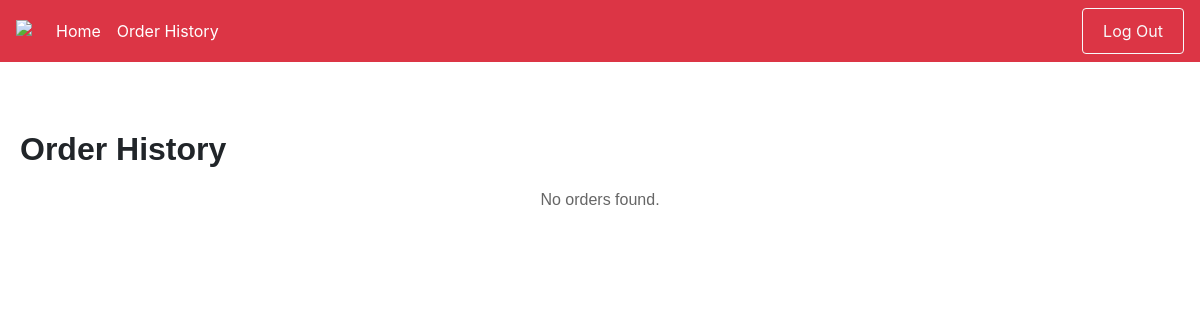
Before: /users/ord-history (signed in) with the older database file.
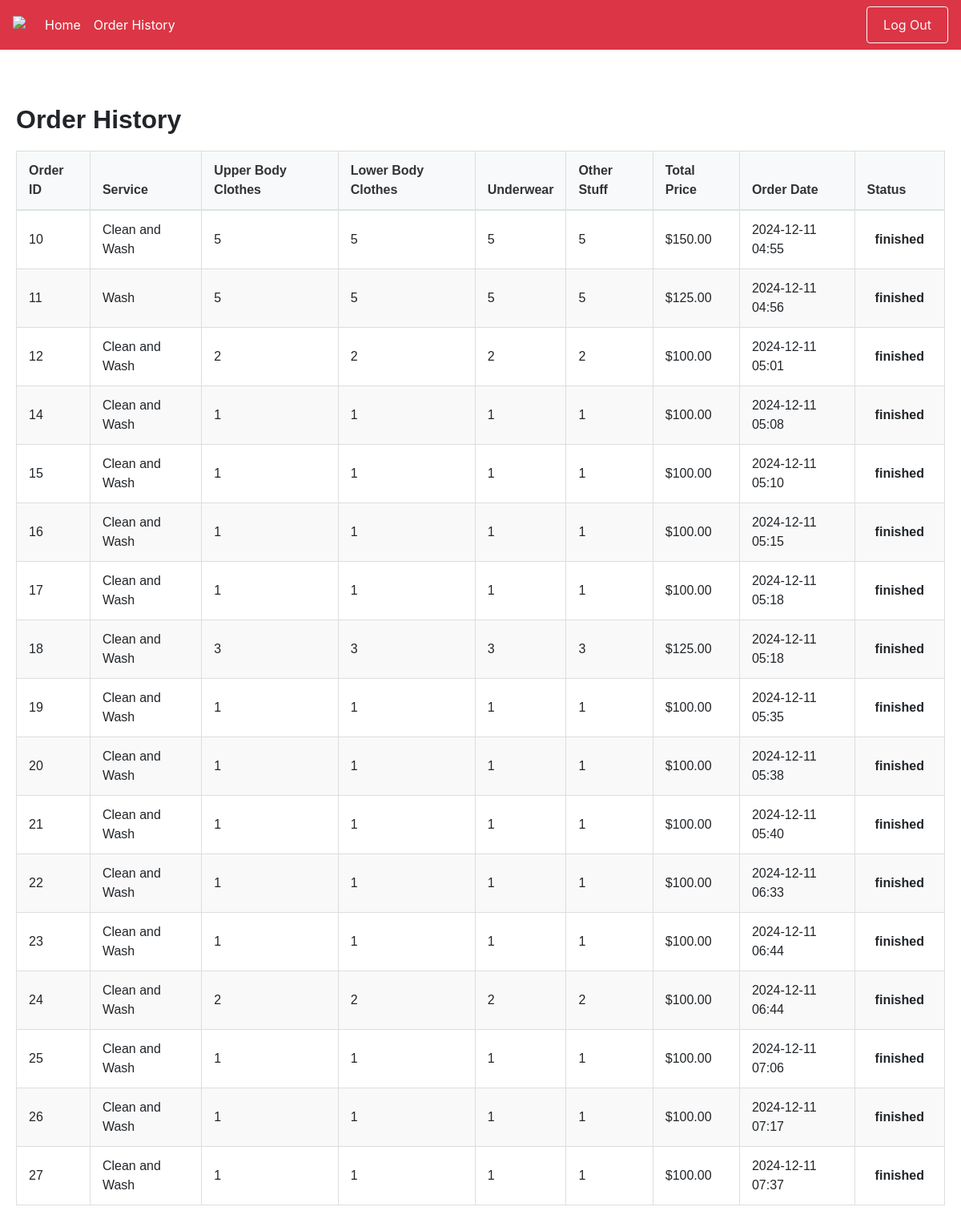
After: the same page with the newer database file.
### users/models.py (models this page shows, shortened)
class Order(models.Model):
    STATUS_CHOICES = [
        ('looking_for_driver', 'Looking for Driver'),
        ('driver_on_the_way_to_pickup', 'Driver on the way to pickup'),
        ('driver_on_the_way_to_laundry', 'Driver on the way to laundry'),
        ('laundry_received', 'Laundry received'),
        ('laundry_cleaning', 'Laundry cleaning'),
        ('driver_on_the_way_to_customer', 'Driver on the way to customer'),
        ('delivered', 'Delivered'),
        ('finished', 'Finished'),
    ]
    user = models.ForeignKey(User, on_delete=models.CASCADE, null=False)
    phone_number = models.CharField(max_length=30, null=True)
    ordered_from_business = models.ForeignKey(Business, on_delete=models.CASCADE, null=False)
    service = models.ForeignKey(Service, on_delete=models.CASCADE, null=False)
    driver = models.ForeignKey(Driver, on_delete=models.CASCADE, null=True)
    upper_body_clothes = models.IntegerField(default=0)
    lower_body_clothes = models.IntegerField(default=0)
    underwear = models.IntegerField(default=0)
    other_stuff = models.IntegerField(default=0)
    order_date = models.DateTimeField(auto_now_add=True)
    total_price = models.DecimalField(max_digits=10, decimal_places=2, default=0.00)
    created_at = models.DateTimeField(default=timezone.now)
    status = models.CharField(max_length=50, choices=STATUS_CHOICES, default='looking_for_driver')

class Service(models.Model):
    business = models.ForeignKey(Business, on_delete=models.CASCADE, related_name="service_business")
    service_name = models.CharField(max_length=100)
    description = models.CharField(max_length=200)
    light_tendency_price = models.FloatField(default=0)
    light_tendency_minimum = models.FloatField(default=0)
    light_tendency_maximum = models.FloatField(default=0)
    medium_tendency_price = models.FloatField(default=0)
    medium_tendency_minimum = models.FloatField(default=0)
    medium_tendency_maximum = models.FloatField(default=0)
    heavy_tendency_price = models.FloatField(default=0)
    heavy_tendency_minimum = models.FloatField(default=0)
    heavy_tendency_maximum = models.FloatField(default=0)

### users/views.py (the view)
# urls.py: path('ord-history', views.ord_history, name='ord-history'),
def ord_history(request):
    if request.user.is_authenticated:
        orders = Order.objects.filter(user=request.user, status='finished')  # Filter orders for the logged-in user
    else:
        orders = []  # No orders if the user is not authenticated
    return render(request, 'users/ord-history.html', {'orders': orders})

### users/templates/users/ord-history.html (shortened to what this page needs)
{% extends 'users/baseCustomer.html' %}
{% block content %}
<div class="container mt-5">
    <h2>Order History</h2>
    {% if orders %}
        <table class="table">
            <thead>
                <tr>
                    <th>Order ID</th>
                    <th>Service</th>
                    <th>Upper Body Clothes</th>
                    <th>Lower Body Clothes</th>
                    <th>Underwear</th>
                    <th>Other Stuff</th>
                    <th>Total Price</th>
                    <th>Order Date</th>
                    <th>Status</th>
                </tr>
            </thead>
            <tbody>
                {% for order in orders %}
                    <tr>
                        <td>{{ order.id }}</td>
                        <td>{{ order.service.service_name }}</td>
                        <td>{{ order.upper_body_clothes }}</td>
                        <td>{{ order.lower_body_clothes }}</td>
                        <td>{{ order.underwear }}</td>
                        <td>{{ order.other_stuff }}</td>
                        <td>${{ order.total_price }}</td>
                        <td>{{ order.created_at|date:"Y-m-d H:i" }}</td>
                        <td>
                            <span class="status
                                ">
                                {{ order.status }}
                            </span>
                        </td>
                    </tr>
                {% endfor %}
            </tbody>
        </table>
    {% else %}
        <p>No orders found.</p>
    {% endif %}
</div>
{% endblock %}

Changed rows visible on the page:
added Order: id "10", service.service_name "Clean and Wash", upper_body_clothes "5", lower_body_clothes "5", underwear "5", other_stuff "5", total_price "150.00", created_at "2024-12-11 04:55", status "finished"
added Order: id "11", service.service_name "Wash", upper_body_clothes "5", lower_body_clothes "5", underwear "5", other_stuff "5", total_price "125.00", created_at "2024-12-11 04:56", status "finished"
added Order: id "12", service.service_name "Clean and Wash", upper_body_clothes "2", lower_body_clothes "2", underwear "2", other_stuff "2", total_price "100.00", created_at "2024-12-11 05:01", status "finished"
added Order: id "14", service.service_name "Clean and Wash", upper_body_clothes "1", lower_body_clothes "1", underwear "1", other_stuff "1", total_price "100.00", created_at "2024-12-11 05:08", status "finished"
added Order: id "15", service.service_name "Clean and Wash", upper_body_clothes "1", lower_body_clothes "1", underwear "1", other_stuff "1", total_price "100.00", created_at "2024-12-11 05:10", status "finished"
added Order: id "16", service.service_name "Clean and Wash", upper_body_clothes "1", lower_body_clothes "1", underwear "1", other_stuff "1", total_price "100.00", created_at "2024-12-11 05:15", status "finished"
added Order: id "17", service.service_name "Clean and Wash", upper_body_clothes "1", lower_body_clothes "1", underwear "1", other_stuff "1", total_price "100.00", created_at "2024-12-11 05:18", status "finished"
added Order: id "18", service.service_name "Clean and Wash", upper_body_clothes "3", lower_body_clothes "3", underwear "3", other_stuff "3", total_price "125.00", created_at "2024-12-11 05:18", status "finished"
added Order: id "19", service.service_name "Clean and Wash", upper_body_clothes "1", lower_body_clothes "1", underwear "1", other_stuff "1", total_price "100.00", created_at "2024-12-11 05:35", status "finished"
added Order: id "20", service.service_name "Clean and Wash", upper_body_clothes "1", lower_body_clothes "1", underwear "1", other_stuff "1", total_price "100.00", created_at "2024-12-11 05:38", status "finished"
added Order: id "21", service.service_name "Clean and Wash", upper_body_clothes "1", lower_body_clothes "1", underwear "1", other_stuff "1", total_price "100.00", created_at "2024-12-11 05:40", status "finished"
added Order: id "22", service.service_name "Clean and Wash", upper_body_clothes "1", lower_body_clothes "1", underwear "1", other_stuff "1", total_price "100.00", created_at "2024-12-11 06:33", status "finished"
added Order: id "23", service.service_name "Clean and Wash", upper_body_clothes "1", lower_body_clothes "1", underwear "1", other_stuff "1", total_price "100.00", created_at "2024-12-11 06:44", status "finished"
added Order: id "24", service.service_name "Clean and Wash", upper_body_clothes "2", lower_body_clothes "2", underwear "2", other_stuff "2", total_price "100.00", created_at "2024-12-11 06:44", status "finished"
added Order: id "25", service.service_name "Clean and Wash", upper_body_clothes "1", lower_body_clothes "1", underwear "1", other_stuff "1", total_price "100.00", created_at "2024-12-11 07:06", status "finished"
added Order: id "26", service.service_name "Clean and Wash", upper_body_clothes "1", lower_body_clothes "1", underwear "1", other_stuff "1", total_price "100.00", created_at "2024-12-11 07:17", status "finished"
added Order: id "27", service.service_name "Clean and Wash", upper_body_clothes "1", lower_body_clothes "1", underwear "1", other_stuff "1", total_price "100.00", created_at "2024-12-11 07:37", status "finished"
Other visible differences:
text no longer shown: "No orders found."
text now shown: "Order ID Service Upper Body Clothes Lower Body Clothes Underwear Other Stuff Total Price Order Date Status"
